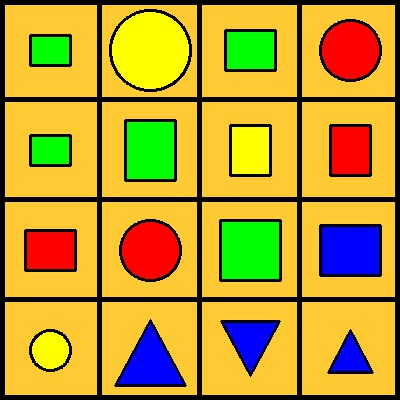
#> input picture task1_lm_set4/set-4/2. Task_Description/container_5.jpg, 400 x 400 px
$ python detect_shapes.py   (Python 2 division)
#> lines starting #> are read from the running program, lines starting #| are printed output that depends on the picture; after the words box and inside, x2 and y2 are one past the last pixel; in counts of white or black regions, pixels touching at a corner belong together
import cv2
def find_shape(c):
	# initialize the shape name and approximate the contour
    shape = "unidentified"
    peri = cv2.arcLength(c, True)
    approx = cv2.approxPolyDP(c, 0.04 * peri, True)
    if len(approx) == 3:
	    shape = "Triangle"
    elif len(approx) == 4:
        shape = "4-sided"
    else:
        shape = "Circle"
    return shape
def detect_color(px):
    if px[0]>240 and px[1]<10 and px[2]<10:
        return "blue"
    elif px[0]<10 and px[1]<10 and px[2]>240:
        return "red"
    elif px[0]<10 and px[1]>240 and px[2]<10:
        return "green"
    elif px[0]<10 and px[1]>240 and px[2]>240:
        return "yellow"
def Sort(l):
    from operator import itemgetter, attrgetter
    import math
    l.sort()
    j=0
    d1=[]
    while(j<len(l)):
        d=[]
        for i in range(int(math.sqrt(len(l)))):
                       d.append(l[j])
                       j+=1
        d=sorted(d,key=itemgetter(6))
        for i in d:
            d1.append(i)
    return(d1)
image_contain = cv2.imread("container_5.jpg")
#> image_contain is the input picture: shape (400, 400, 3); mean B, G, R 47, 153.1, 184.3
image_contain_gray=cv2.cvtColor(image_contain,cv2.COLOR_BGR2GRAY)
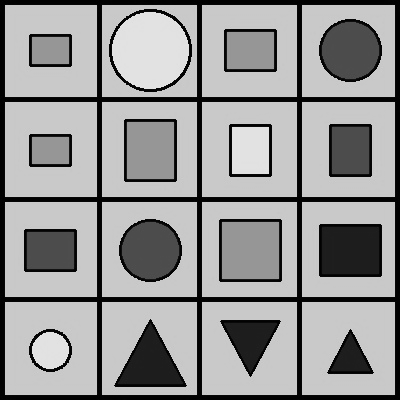
#> image_contain_gray: shape (400, 400); min 0, max 231, mean 150.4
image_contain_inrange=cv2.inRange(image_contain_gray,100,230)
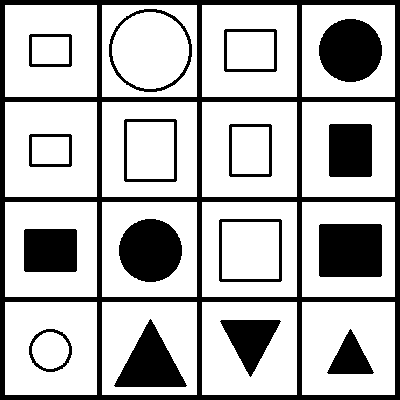
#> image_contain_inrange: shape (400, 400); 72.9% white; 17 black regions, largest, box (x1, y1, x2, y2) and area: (0, 0, 400, 400) 19375, (319, 224, 382, 277) 3335, (319, 19, 382, 82) 3125
cv2.imshow("container",image_contain_inrange)

image_board = cv2.imread("board_4.jpg")
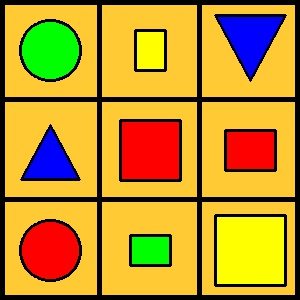
#> input picture task1_lm_set4/set-4/2. Task_Description/board_4.jpg, 300 x 300 px
#> image_board is the input picture: shape (300, 300, 3); mean B, G, R 44.3, 145.8, 188.3
image_board_gray=cv2.cvtColor(image_board,cv2.COLOR_BGR2GRAY)
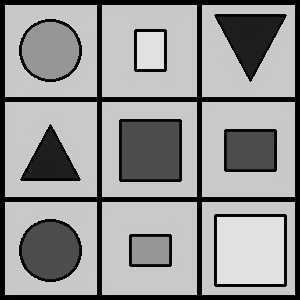
#> image_board_gray: shape (300, 300); min 0, max 230, mean 147
image_board_inrange=cv2.inRange(image_board_gray,100,230)
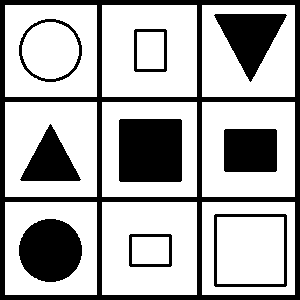
#> image_board_inrange: shape (300, 300); 69.4% white; 10 black regions
cv2.imshow("board",image_board_inrange)

cnts_b = cv2.findContours(image_board_inrange.copy(),cv2.RETR_TREE ,cv2.CHAIN_APPROX_SIMPLE)
#> cnts_b = 22 contours; largest, box (x1, y1, x2, y2) and area: (102, 102, 197, 197) 8836, (102, 202, 197, 295) 8648, (202, 102, 295, 197) 8648, (5, 102, 97, 197) 8554, (102, 5, 197, 97) 8554
cnts_b = cnts_b[0]
cnts_b1,heirarchy_b = cv2.findContours(image_board_inrange.copy(),cv2.RETR_TREE,cv2.CHAIN_APPROX_SIMPLE)
#> cnts_b1 has the same summary as cnts_b
cnts_b1 = cnts_b1[0]
#> cnts_b1 = [[202, 202], [202, 294], [294, 294], [294, 202]]

l_board=[]

for j in range(0,len(heirarchy_b[0])):
    if heirarchy_b[0][j][3]==-1:
        if heirarchy_b[0][j][2]!=-1:
            c1 = cnts_b[j]
            M1 = cv2.moments(c1)
            cX1 = int((M1['m10'] / M1['m00']))
            cY1 = int((M1['m01'] / M1['m00']))
            shape = find_shape(cnts_b[heirarchy_b[0][j][2]])
            c = cnts_b[heirarchy_b[0][j][2]]
            M = cv2.moments(c)
            cX = int((M["m10"] / M["m00"]))
            cY = int((M["m01"] / M["m00"]))
            area=M["m00"]
            px=image_board[cY,cX]
            cv2.drawContours(image_board, cnts_b,heirarchy_b[0][j][2], (206, 255, 39), 2)
        else:
            shape=None
            area=0
            px=[260,260,260]
        l_board.append([cY1,cX1,heirarchy_b[0][j][2],detect_color(px),shape,area,cX1*cY1])
        cv2.putText(image_board, detect_color(px), (cX, cY), cv2.FONT_ITALIC,0.5, (0, 0, 0), 2)
#> this loop made 22 passes
#> (c1, cX1, cY1, shape, peri in find_shape, approx in find_shape, cX, cY) on passes 1, 4, 9, 11, 13: ([[202, 202], [202, 294], [294, 294], [294, 202]], 248, 248, '4-sided', 291.3, [[215, 213], [287, 215], [285, 287], [213, 285]], 250, 250), ([[102, 202], [102, 294], [196, 294], [196, 202]], 149, 248, '4-sided', 151.3, [[128, 235], [170, 233], [172, 265], [130, 267]], 150, 250), ([[202, 102], [202, 196], [294, 196], [294, 102]], 248, 149, '4-sided', 191.3, [[223, 130], [275, 128], [277, 170], [225, 172]], 250, 150), ([[102, 102], [102, 196], [196, 196], [196, 102]], 149, 149, '4-sided', 251.3, [[120, 118], [182, 120], [180, 182], [118, 180]], 150, 150), ([[5, 102], [5, 196], [96, 196], [96, 102]], 50, 149, 'Triangle', 201.3, [[50, 123], [79, 181], [19, 179]], 50, 161)
#> (c1, cX1, cY1, shape, peri in find_shape, cX, cY, area) on passes 7, 20: ([[5, 202], [5, 294], [96, 294], [96, 202]], 50, 248, 'Circle', 211.5, 50, 250, 3214), ([[5, 5], [5, 96], [96, 96], [96, 5]], 50, 50, 'Circle', 211.5, 50, 50, 3214)
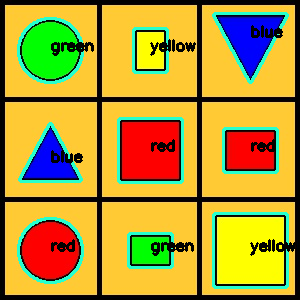
#> image_board: shape (300, 300, 3); 9.01% of pixels changed, all inside (x1, y1, x2, y2) = (17, 12, 296, 289)
#> after the loop, l_board = 9 items

cnts_c = cv2.findContours(image_contain_inrange.copy(),cv2.RETR_TREE ,cv2.CHAIN_APPROX_SIMPLE)
#> cnts_c = 40 contours; largest, box (x1, y1, x2, y2) and area: (202, 202, 297, 297) 8836, (102, 202, 197, 297) 8836, (202, 102, 297, 197) 8836, (102, 102, 197, 197) 8836, (202, 302, 297, 395) 8648
cnts_c = cnts_c[0]
cnts_c1,heirarchy_c = cv2.findContours(image_contain_inrange.copy(),cv2.RETR_TREE,cv2.CHAIN_APPROX_SIMPLE)
#> cnts_c1 has the same summary as cnts_c
cnts_c1 = cnts_c1[0]
#> cnts_c1 = [[302, 302], [302, 394], [394, 394], [394, 302]]
l_container=[]
for j in range(0,len(heirarchy_c[0])):
    if heirarchy_c[0][j][3]==-1:
        if heirarchy_c[0][j][2]!=-1:
            c1 = cnts_c[j]
            M1 = cv2.moments(c1)
            cX1 = int((M1['m10'] / M1['m00']))
            cY1 = int((M1['m01'] / M1['m00']))
            shape = find_shape(cnts_c[heirarchy_c[0][j][2]])
            c = cnts_c[heirarchy_c[0][j][2]]
            M = cv2.moments(c)
            cX = int((M["m10"] / M["m00"]))
            cY = int((M["m01"] / M["m00"]))
            area=M["m00"]
            px=image_contain[cY,cX]
            cv2.drawContours(image_contain, cnts_c,heirarchy_c[0][j][2], (206, 255, 39), 2)
        else:
            shape=None
            area=0
            px=[260,260,260]
        l_container.append([cY1,cX1,heirarchy_c[0][j][2],detect_color(px),shape,area,cX1*cY1])
        cv2.putText(image_contain, detect_color(px), (cX, cY), cv2.FONT_ITALIC,0.5, (255, 255, 255), 2)
#> this loop made 40 passes
#> (c1, cX1, cY1, shape, peri in find_shape, approx in find_shape, cX, cY) on passes 1, 3, 5, 10, 12: ([[302, 302], [302, 394], [394, 394], [394, 302]], 348, 348, 'Triangle', 157.5, [[350, 328], [372, 374], [326, 372]], 350, 358), ([[202, 302], [202, 394], [296, 394], [296, 302]], 249, 348, 'Triangle', 201.3, [[221, 319], [281, 321], [250, 377]], 250, 338), ([[102, 302], [102, 394], [196, 394], [196, 302]], 149, 348, 'Triangle', 240.3, [[150, 318], [185, 387], [113, 385]], 150, 363), ([[302, 202], [302, 296], [394, 296], [394, 202]], 348, 249, '4-sided', 231.3, [[318, 225], [380, 223], [382, 275], [320, 277]], 350, 250), ([[202, 202], [202, 296], [296, 296], [296, 202]], 249, 249, '4-sided', 251.3, [[220, 218], [282, 220], [280, 282], [218, 280]], 250, 250)
#> (c1, cX1, cY1, shape, peri in find_shape, cX, cY, area) on passes 7, 15, 30, 35: ([[5, 302], [5, 394], [96, 394], [96, 302]], 50, 348, 'Circle', 147.9, 50, 350, 1508), ([[102, 202], [102, 296], [196, 296], [196, 202]], 149, 249, 'Circle', 211.5, 150, 250, 3214), ([[302, 5], [302, 96], [394, 96], [394, 5]], 348, 50, 'Circle', 211.5, 350, 50, 3214), ([[102, 5], [102, 96], [196, 96], [196, 5]], 149, 50, 'Circle', 279.8, 150, 50, 5538)
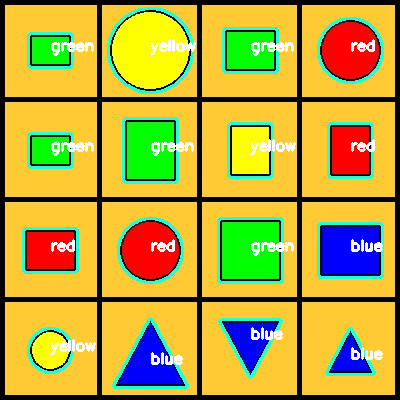
#> image_contain: shape (400, 400, 3); 8.77% of pixels changed, all inside (x1, y1, x2, y2) = (22, 7, 384, 389)
#> after the loop, l_container = 16 items
l_board=Sort(l_board)
#> the loop in Sort, `while(j<len(l)):` made 3 passes
#> after the loop in Sort, `while(j<len(l)):`: d1 = 9 items; j = 9
board_objects=[]
for i in range(0,len(l_board)):
    board_objects.append([i+1,l_board[i][3],l_board[i][4]])
#> this loop made 9 passes
#> after the loop, board_objects = [[1, 'green', 'Circle'], [2, 'yellow', '4-sided'], [3, 'blue', 'Triangle'], [4, 'blue', 'Triangle'], [5, 'red', '4-sided'], [6, 'red', '4-sided'], [7, 'red', 'Circle'], [8, 'green', '4-sided'], [9, 'yellow', '4-sided']]
print board_objects
#| [[1, 'green', 'Circle'], [2, 'yellow', '4-sided'], [3, 'blue', 'Triangle'], [4, 'blue', 'Triangle'], [5, 'red', '4-sided'], [6, 'red', '4-sided'], [7, 'red', 'Circle'], [8, 'green', '4-sided'], [9, 'yellow', '4-sided']]
#print l_board
container_objects=[]
for i in range(0,len(l_container)):
    container_objects.append([i+1,l_container[i][3],l_container[i][4]])
#> this loop made 16 passes
#> after the loop, container_objects = 16 items, first 6: [1, 'blue', 'Triangle'], [2, 'blue', 'Triangle'], [3, 'blue', 'Triangle'], [4, 'yellow', 'Circle'], [5, 'blue', '4-sided'], [6, 'green', '4-sided']
#print container_objects
#print l_container
l_container=Sort(l_container)
#> the loop in Sort (call 2), `while(j<len(l)):` made 4 passes
final=[]
for i in l_board:
    flag=0
    for j in l_container:

        if i[3]==j[3] and i[4]==j[4] and abs(i[5]-j[5])<=10:
             final.append((l_board.index(i)+1,l_container.index(j)+1))

             flag=1
             break
    if flag==0:
        final.append((l_board.index(i)+1,0))
#> this loop made 9 passes
#> i on passes 1 to 9: [50, 50, 20, 'green', 'Circle', 3214, 2500], [50, 149, 17, 'yellow', '4-sided', 1488, 7450], [50, 248, 15, 'blue', 'Triangle', 2663, 12400], [149, 50, 13, 'blue', 'Triangle', 1893, 7450], [149, 149, 11, 'red', '4-sided', 4088, 22201], [149, 248, 9, 'red', '4-sided', 2368, 36952], [248, 50, 7, 'red', 'Circle', 3214, 12400], [248, 149, 4, 'green', '4-sided', 1488, 36952], [248, 248, 1, 'yellow', '4-sided', 5468, 61504]
#> after the loop, final = [(1, 0), (2, 0), (3, 14), (4, 15), (5, 0), (6, 8), (7, 4), (8, 1), (9, 0)]
print final
#| [(1, 0), (2, 0), (3, 14), (4, 15), (5, 0), (6, 8), (7, 4), (8, 1), (9, 0)]


cv2.imshow("Board", image_board)
cv2.imshow("Container", image_contain)
cv2.waitKey(0)
